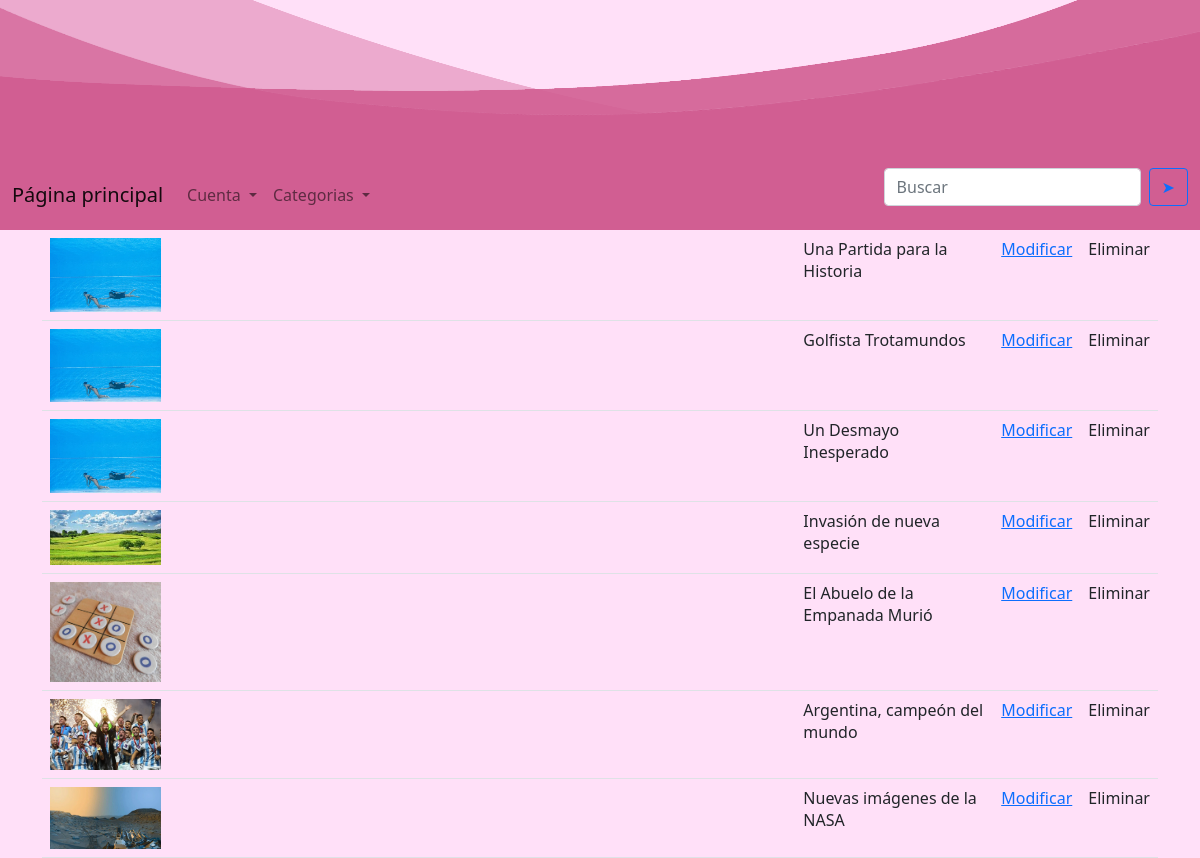
Page /gestion on the earlier database version.
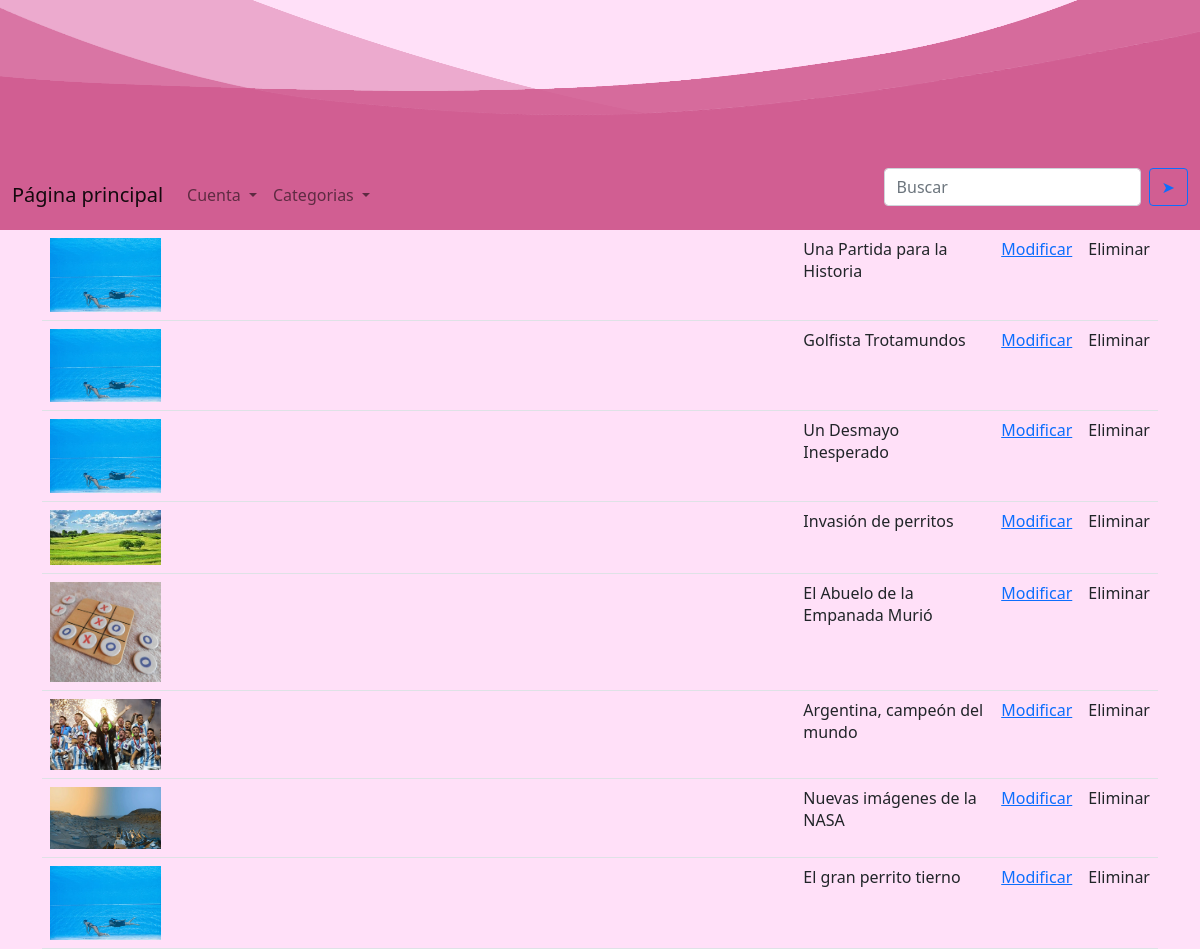
Same page on the later database version.
### app.py (models this page shows)
class Noticia(db.Model):
    __tablename__ = "Noticias"
    id = db.Column(db.Integer, primary_key=True)
    titulo = db.Column(db.String(50), nullable=False)
    imagen = db.Column(db.String(120), nullable=False)
    subtitulo = db.Column(db.String(300), nullable=False)
    resaltado = db.Column(db.String(500), nullable=False)
    columna1 = db.Column(db.String(2000), nullable=False)
    columna2 = db.Column(db.String(2000), nullable=False)
    categoria = db.Column(db.String(16), nullable=False)

### app.py (the view)
@app.route('/gestion')
def gestion():
    noticias = Noticia.query.all()
    return render_template('gestion.html',noticias=noticias)

### templates/gestion.html (shortened to what this page needs)
{% extends "navbar.html" %}
{% block head %}
{{ super() }}
{% endblock %}
{% block body %}
{{super()}}
<div class="container linea-roja">
    <table class="table col-8 m-auto">
            {% for noticia in noticias  %}
                    <tr>
                        <td><img class="gestion-img" src= '/static{{noticia.imagen}}' > </td>
                        <td>{{ noticia.titulo }}</td>
                        <td><a href="{{url_for('modificar',id=(noticia.id))}}">Modificar</a></td>
                        <td>
                            <a onclick="eliminarNoticia({{noticia.id}})">Eliminar</a>
                        </td>
                    </tr>
             {% endfor %}
    </table>
</div>
{% endblock %}

### templates/navbar.html (shortened to what this page needs)
<html>
    <head>
        {% block head %}
        <head>
            <link href="https://cdn.jsdelivr.net/npm/bootstrap@5.0.2/dist/css/bootstrap.min.css" rel="stylesheet"
>
            <link href="{{ url_for('static', filename='/css/noticias.css') }}" rel="stylesheet">
        {% endblock %}
    </head>
    <body>
        {% block body %}
        <div class="cudi-banner"><img class="banner" src="{{ url_for('static', filename='/img/banner back.png') }}"></div>
        <nav class="navbar navbar-expand-lg navbar-light bg-light">
            <div class="container-fluid">
                <a class="navbar-brand" href="{{url_for('index')}}">Página principal</a>
                <div class="collapse navbar-collapse" id="navbarSupportedContent">
                    <ul class="navbar-nav me-auto mb-2 mb-lg-0">
                        <li class="nav-item dropdown">
                            <a class="nav-link dropdown-toggle" href="#" id="navbarDropdown" role="button"
                                data-bs-toggle="dropdown" aria-expanded="false">
                                Cuenta
                            </a>
                        </li>
                        <li class="nav-item dropdown">
                            <a class="nav-link dropdown-toggle" href="#" id="navbarDropdown" role="button"
                                data-bs-toggle="dropdown" aria-expanded="false">
                                Categorias
                            </a>
                        </li>
                    </ul>
                    <form class="d-flex">
                        <input class="form-control me-2" type="search" placeholder="Buscar" aria-label="Search">
                        <button class="btn btn-outline-primary" type="submit">➤</button>
                    </form>
                </div>
            </div>
        </nav>
        {% endblock %}
    </body>
    </html>

### static/css/noticias.css (style rules this page uses)
body { background: #ffe0f8 !important; }
.cudi-banner { height: 20vh; width: 100%; }
.bg-light { background-color: #d15e92 !important; }
.banner { width: inherit; height: inherit; }
.gestion-img { width: 15% !important; height: 15% !important; }
.container { justify-content: right; }

Differences in the rows shown:
changed Noticia: titulo "Invasión de nueva especie" → "Invasión de perritos"
added Noticia: imagen (picture), titulo "El gran perrito tierno"
